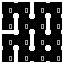

This game map was drawn from its Tiled (.tmx) file and the tilesets committed beside it. A one-line description and the full map source follow:
An orthogonal 4x4 tile map with 16x16 px tiles, 1 tile layer (Tile Layer 1).

<map version="1.9" tiledversion="1.9.0" orientation="orthogonal" renderorder="right-down" width="4" height="4" tilewidth="16" tileheight="16" infinite="0" nextlayerid="2" nextobjectid="1">
 <tileset firstgid="1" source="../room_layouts.tsx" />
 <layer id="1" name="Tile Layer 1" width="4" height="4">
  <data encoding="csv">
6,7,6,7,
9,14,15,13,
6,15,14,15,
9,10,12,11
</data>
 </layer>
</map>
